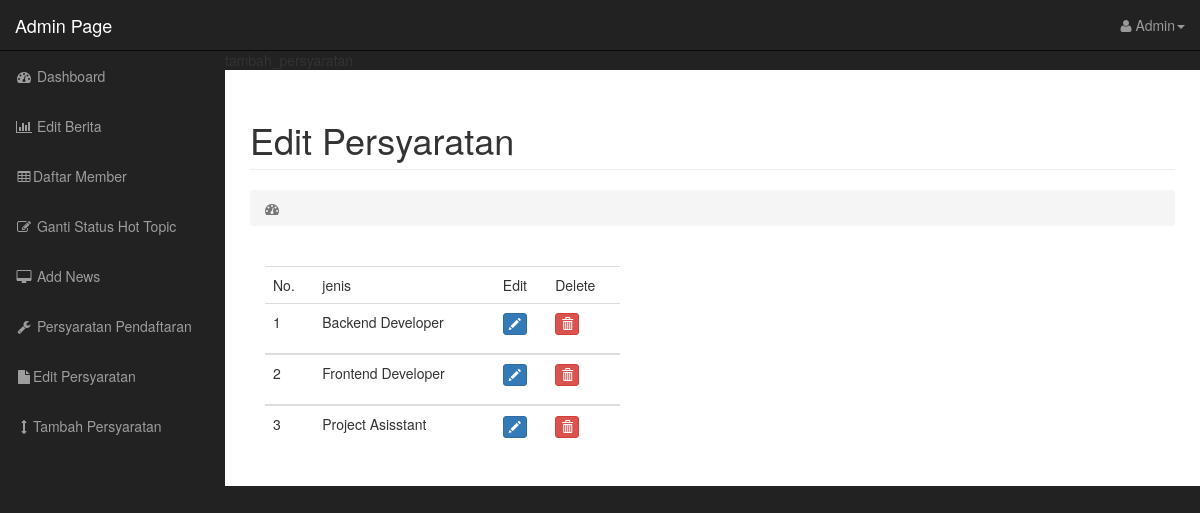
Page /index.php/tugasbesarci_admin/edit_persyaratan on the committed database.
### tables this page shows
CREATE TABLE `persyaratan` (
  `id` int(11) NOT NULL,
  `jenis` varchar(512) NOT NULL
);

### application/controllers/tugasbesarci_admin.php (called while the page is built, shortened)
<?php
class Tugasbesarci_admin extends CI_Controller {
	public function __construct()
		{
			$this->load->model('tugasbesarci_model');
			$this->load->library('form_validation');
			$this->load->helper('form');
			$this->load->helper('url');
		}
	public function edit_persyaratan(){
		$this->load->model('tugasbesarci_model');
		$data['tampil']=$this->tugasbesarci_model->getpersyaratan();
		$this->load->view('tugasbesarci/edit_persyaratan_view',$data);
	}
}

### index.php (called while the page is built, shortened)
<?php
require_once BASEPATH.'core/CodeIgniter.php';

### application/models/tugasbesarci_model.php (called while the page is built, shortened)
<?php
class tugasbesarci_model extends CI_Model
{
	public function getpersyaratan(){
		$query=$this->db->query('select * from persyaratan order by id asc');
		return $query->result_array(); }
	 }
?>

### application/views/tugasbesarci/edit_persyaratan_view.php (the view, shortened to what this page needs)
<body>
							        <div id="page-wrapper">
							            <div class="container-fluid">
							                <div class="row">
							                    <div class="col-lg-12">
							                        <h1 class="page-header">
							                           Edit Persyaratan
							                        </h1>
							                        <ol class="breadcrumb">
							                            <li class="active">
							                                <i class="fa fa-dashboard"></i>
							                            </li>
							                        </ol>
							                    </div>
							                </div>
<div class="table-responsive col-md-5">
<table class="table table-hover">
	<tbody>
	<tr>
	<td>No.</td>
	<td>jenis</td>
	<td>Edit</td>
	<td>Delete</td>
	</tr>
	<?php foreach ($tampil as $key) {?>
		<tr>
			<td><?php echo $key['id'] ?></td>
			<td><?php echo $key['jenis'] ?></td>
			<td><a href="<?=site_url()?>/tugasbesarci_admin/edit_persyaratan_open/<?php echo $key['id'] ?>"><p data-placement="top" data-toogle="tooltip" title="Edit"><button class="btn btn-primary btn-xs" data-title="Edit" data-toogle="modal" data-target="#edit"><span class="glyphicon glyphicon-pencil"></span></button></p></td>
			<td><a href="<?=site_url()?>/tugasbesarci_admin/delete_persyaratan/<?php echo $key['id'] ?>"><p data-placement="top" data-toogle="tooltip" title="Edit"><button class="btn btn-danger btn-xs" data-title="Delete" data-toogle="modal" data-target="#delete"><span class="glyphicon glyphicon-trash"></span></button></p></td>
		</tr>
		</tbody>
		<?php } ?>
		</table>
		</div>
																	</div>
																            </div>
																        </div>
																</body>
																</html>

### assets_admin_page/css/sb-admin.css (style rules this page uses)
body { margin-top: 100px; background-color: #222; }
@media (min-width:768px) { body { margin-top: 50px; } }
#page-wrapper { width: 100%; padding: 0; background-color: #fff; }
@media (min-width:768px) { #page-wrapper { padding: 10px; } }

### rows in the picture
persyaratan: id "1", jenis "Backend Developer"
persyaratan: id "2", jenis "Frontend Developer"
persyaratan: id "3", jenis "Project Asisstant"
